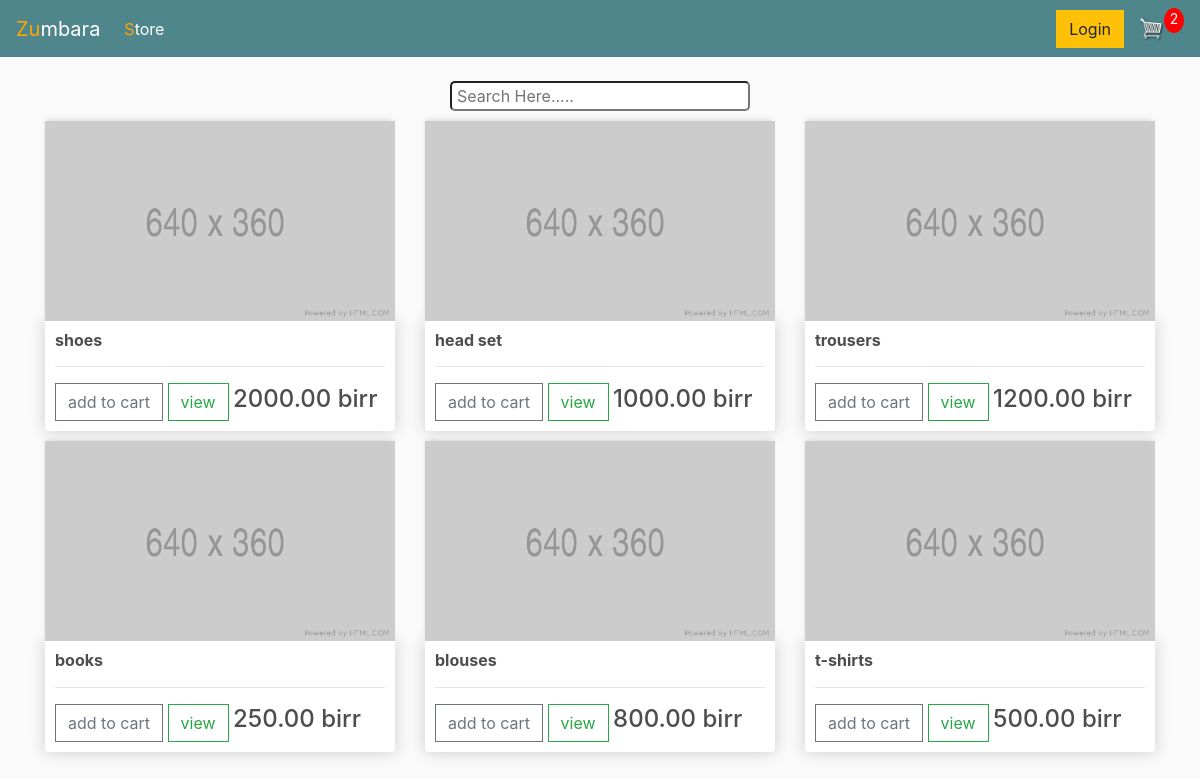
The page /store/ (signed in) on the database its author committed.
### store/models.py (models this page shows, shortened)
class Product(models.Model):
    name = models.CharField(max_length=100)
    price = models.FloatField()
    digital = models.BooleanField(default=False, null=True, blank=True)

### store/views.py (the view)
# urls.py: path('', include('store.urls'))
def store(request):
    if request.user.is_authenticated:
        customer = request.user.customer
        order,create = Order.objects.get_or_create(customer=customer, complete=False)
        items = order.orderitem_set.all()
        cartItems = order.get_cart_items
    else:
        items = []
        order = {'get_cart_items': 0, 'get_cart_total': 0, 'shipping':False}
        cartItems =order['get_cart_items']
    products = Product.objects.all()
    context = {'products':products, 'cartItems':cartItems}
    return render(request, 'store/store.html', context)

### store/models.py (called while the page is built)
    @property
    def get_cart_items(self):
        orderitems = self.orderitem_set.all()
        total = sum([item.quantity for item in orderitems])
        return total

### store/templates/store/store.html (shortened to what this page needs)
{% extends 'store/main.html' %}
{% load static %}
    {% block content %}
    <center><input type="text" name="" id="search-btn" placeholder="Search Here....." style="width: 300px; height: 30px;
        border-radius: 5px; padding: 5px;"></center>
    <div class="row">
        {% for product in products %}
        <div class="col-lg-4">
            <img class="thumbnail" id="pic" src="{% static  'images/placeholder.png' %}" alt="">
            <div class="box-element product">
                <h6><strong>{{product.name}}</strong></h6>
                <hr>
                <button data-product = "{{product.id}}" data-action="add" class="btn btn-outline-secondary add-btn update-cart">add to cart</button>
                <a class="btn btn-outline-success" href="#">view</a>
                <h4 style="display: inline-block; "> {{product.price|floatformat:2}} birr</h4>
            </div>
        </div>
        {% endfor %}
    </div>
    {% endblock content %}

### store/Static/css/main.css (style rules this page uses)
:root { --orange:#ffa500; }
body { background-color: hsl(0, 0%, 98%); }
h1,h2,h3,h4,h5,h6 { color:hsl(0, 0%, 30%); }
.box-element { box-shadow:hsl(0, 0%, 80%) 0 0 16px; background-color: #fff; border-radius: 4px; padding: 10px; }
.thumbnail { width: 100%; height: 200px; -webkit-box-shadow: -1px -3px 5px -2px rgba(214,214,214,1); -moz-box-shadow: -1px -3px 5px -2px rgba(214,214,214,1); box-shadow: -1px -3px 5px -2px rgba(214,214,214,1); }
.product { border-radius: 0 0 4px 4px; }
.col-lg-4, .col-lg-6, .col-lg-8, .col-lg-12 { margin-top: 10px; }
.btn { border-radius: 0; }
#pic { transition: 1s; }

### rows shown on the page
Product: name "shoes", price "2000.00"
Product: name "head set", price "1000.00"
Product: name "trousers", price "1200.00"
Product: name "books", price "250.00"
Product: name "blouses", price "800.00"
Product: name "t-shirts", price "500.00"

### other values the page prints
{{ cartItems }} "2"
